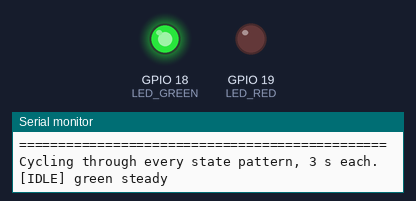
A program run on a simulated ESP32. On the bench: output pins drawn as LEDs (lit = HIGH), the last lines printed to the serial monitor.

Above: at 2.0 s.
At 11.0 s:
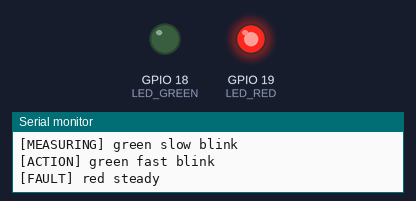
At 18.7 s:
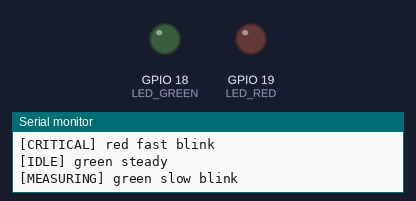
Timing chart, 0 to 20.0 s (numbered marks = the images above):
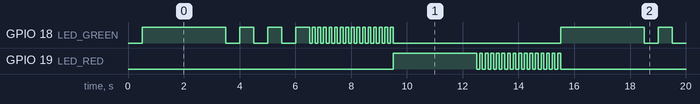

The program:

main.cpp
```cpp
/*
 * Plant Autonomy Testbed — Phase 1 component test
 * Subsystem: User feedback — Pass 1 (LEDs only)
 *
 * Wiring:
 *   Green LED: GPIO18 -> LED anode; cathode -> 270 ohm -> GND
 *   Red LED:   GPIO19 -> LED anode; cathode -> 270 ohm -> GND
 *
 * State patterns (each held for 3 seconds, then advance):
 *   IDLE       green steady
 *   MEASURING  green slow blink  (500 ms period)
 *   ACTION     green fast blink  (100 ms period)
 *   FAULT      red steady
 *   CRITICAL   red fast blink    (100 ms period)
 *
 * These are the state patterns the Phase 2 firmware will use. The test
 * cycles through all five so we can confirm each is visually distinct.
 */

#include <Arduino.h>

static const uint8_t  LED_GREEN = 18;
static const uint8_t  LED_RED   = 19;
static const uint32_t HOLD_MS   = 3000;

void allOff() {
  digitalWrite(LED_GREEN, LOW);
  digitalWrite(LED_RED, LOW);
}

void blinkFor(uint8_t pin, uint16_t halfPeriodMs, uint32_t durationMs) {
  uint32_t start = millis();
  bool on = false;
  uint32_t lastToggle = start;
  while (millis() - start < durationMs) {
    if (millis() - lastToggle >= halfPeriodMs) {
      on = !on;
      digitalWrite(pin, on ? HIGH : LOW);
      lastToggle = millis();
    }
  }
  digitalWrite(pin, LOW);
}

void setup() {
  pinMode(LED_GREEN, OUTPUT);
  pinMode(LED_RED, OUTPUT);
  allOff();

  Serial.begin(115200);
  delay(500);
  Serial.println();
  Serial.println(F("Plant Autonomy Testbed - LED state pattern test"));
  Serial.println(F("==============================================="));
  Serial.println(F("Cycling through every state pattern, 3 s each."));
  Serial.println();
}

void loop() {
  Serial.println(F("[IDLE] green steady"));
  digitalWrite(LED_GREEN, HIGH);
  delay(HOLD_MS);
  allOff();

  Serial.println(F("[MEASURING] green slow blink"));
  blinkFor(LED_GREEN, 500, HOLD_MS);

  Serial.println(F("[ACTION] green fast blink"));
  blinkFor(LED_GREEN, 100, HOLD_MS);

  Serial.println(F("[FAULT] red steady"));
  digitalWrite(LED_RED, HIGH);
  delay(HOLD_MS);
  allOff();

  Serial.println(F("[CRITICAL] red fast blink"));
  blinkFor(LED_RED, 100, HOLD_MS);

  Serial.println();
}
```

Measured:
- by itself, GPIO 18 (LED_GREEN): repeats every 15.0 s: 3 × (LOW 0.50 s, HIGH 0.50 s), 15 × (LOW 0.10 s, HIGH 0.10 s), LOW 6.0 s, HIGH 3.0 s
- by itself, GPIO 19 (LED_RED): repeats every 15.0 s: 15 × (LOW 0.10 s, HIGH 0.10 s), LOW 9.0 s, HIGH 3.0 s
- by itself, everything shown: repeats every 15.0 s, in 68 steps
